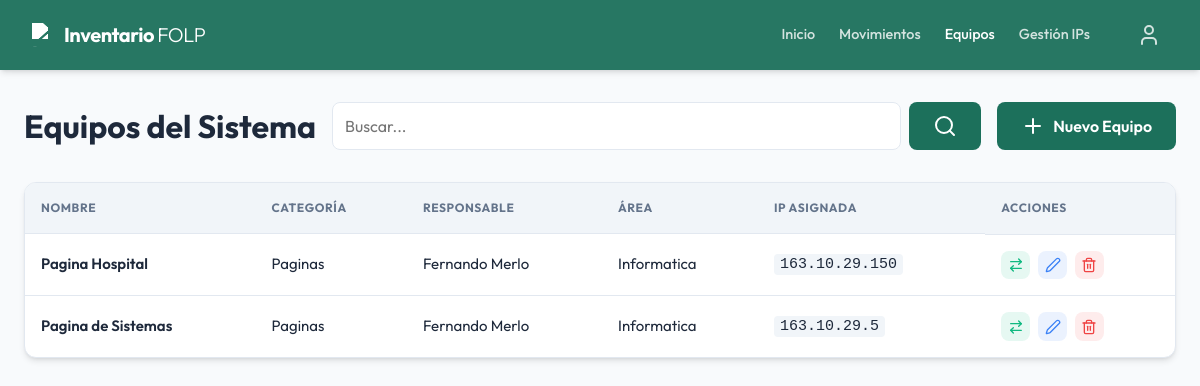
The page /activos/ (signed in) on the database as committed earlier.
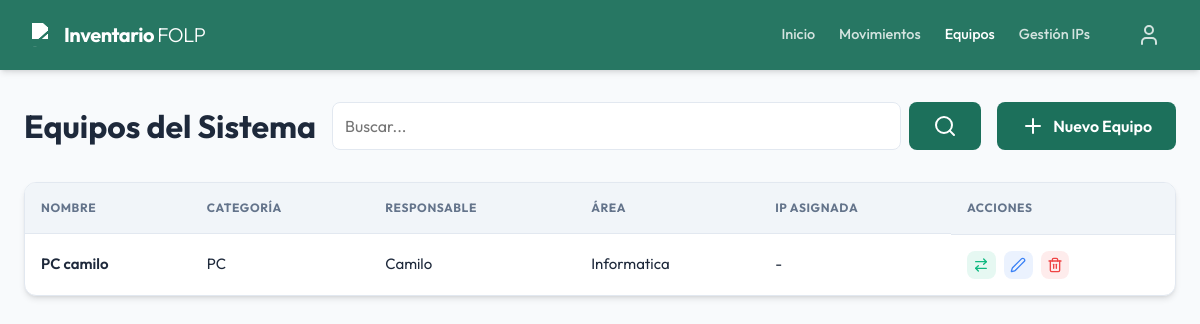
The same page on the database as committed later.
### inventario/models.py (models this page shows, shortened)
class Item(models.Model):
    CATEGORIES = [
        ('PC', 'PC'),
        ('Impresora', 'Impresora'),
        ('Notebook', 'Notebook'),
        ('Redes', 'Redes'),
        ('Otro', 'Otro'),
    ]
    nombre = models.CharField(max_length=200)
    categoria = models.CharField(max_length=50, choices=CATEGORIES, default='Hardware')
    descripcion = models.TextField(blank=True, null=True)
    responsable = models.ForeignKey(Persona, on_delete=models.SET_NULL, null=True, blank=True, verbose_name="Responsable")
    responsable_otro = models.CharField(max_length=200, blank=True, null=True, verbose_name="Nombre de responsable (Otro)")
    area = models.ForeignKey(Area, on_delete=models.SET_NULL, null=True, blank=True, verbose_name="Área")
    class Meta:
        verbose_name = "Ítem"
        verbose_name_plural = "Ítems"

class Persona(models.Model):
    nombre_completo = models.CharField(max_length=200)
    rol = models.CharField(max_length=100, blank=True, null=True)
    class Meta:
        verbose_name = "Persona"
        verbose_name_plural = "Personas"

class Area(models.Model):
    nombre = models.CharField(max_length=100, verbose_name="Nombre del Área")
    class Meta:
        verbose_name = "Área"
        verbose_name_plural = "Áreas"

### gestion_ips/models.py (models this page shows, shortened)
class DireccionIP(models.Model):
    ESTADOS = [
        ('ACTIVA', 'Activa'),
        ('INACTIVA', 'Inactiva'),
        ('RESERVADA', 'Reservada'),
    ]
    direccion_ip = models.GenericIPAddressField(unique=True, verbose_name="Dirección IP")
    area = models.ForeignKey(Area, on_delete=models.SET_NULL, null=True, blank=True, verbose_name="Área Asignada", related_name="ips")
    dispositivo = models.OneToOneField(Item, on_delete=models.SET_NULL, null=True, blank=True, verbose_name="Dispositivo / Máquina Asignada", related_name="ip_asignada")
    descripcion = models.CharField(max_length=200, blank=True, null=True, verbose_name="Descripción / Equipo")
    estado = models.CharField(max_length=20, choices=ESTADOS, default='ACTIVA', verbose_name="Estado")
    fecha_actualizacion = models.DateTimeField(auto_now=True, verbose_name="Última actualización")
    class Meta:
        verbose_name = "Dirección IP"
        verbose_name_plural = "Direcciones IP"
        ordering = ['direccion_ip']

### inventario/views.py (the view)
# urls.py: path('activos/', views.ItemListView.as_view(), name='item_list'),
class ItemListView(LoginRequiredMixin, ListView):
    model = Item
    template_name = 'inventario/item_list.html'
    context_object_name = 'items'
    def get_queryset(self):
        queryset = super().get_queryset()
        query = self.request.GET.get('q')
        if query:
            queryset = queryset.filter(
                Q(nombre__icontains=query) |
                Q(codigo_patrimonial__icontains=query) |
                Q(categoria__icontains=query)
            )
        return queryset

### templates/inventario/item_list.html
{% extends 'base.html' %}
{% block content %}
<div class="page-header">
    <h1>Equipos del Sistema</h1>
    <form method="get" style="display: flex; gap: 0.5rem; flex: 1;">
        <input type="text" name="q" placeholder="Buscar..." value="{{ request.GET.q }}">
        <button type="submit" class="btn btn-primary">
            <i data-lucide="search"></i>
        </button>
    </form>
    <a href="{% url 'item_create' %}" class="btn btn-primary"
        style="display: inline-flex; align-items: center; gap: 0.5rem;">
        <i data-lucide="plus"></i> Nuevo Equipo
    </a>
</div>
<div class="table-container">
    <table>
        <thead>
            <tr>
                <th>Nombre</th>
                <th>Categoría</th>
                <th>Responsable</th>
                <th>Área</th>
                <th>IP Asignada</th>
                <th>Acciones</th>
            </tr>
        </thead>
        <tbody>
            {% for item in items %}
            <tr>
                <td style="font-weight: 600">{{ item.nombre }}</td>
                <td>{{ item.categoria }}</td>
                <td>
                    {% if item.responsable %}
                        {{ item.responsable.nombre_completo }}
                    {% elif item.responsable_otro %}
                        {{ item.responsable_otro }}
                    {% else %}
                        -
                    {% endif %}
                </td>
                <td>{{ item.area.nombre|default:"-" }}</td>
                <td>
                    {% if item.ip_asignada %}
                    <code
                        style="background: #f1f5f9; padding: 2px 6px; border-radius: 4px;">{{ item.ip_asignada.direccion_ip }}</code>
                    {% else %}
                    -
                    {% endif %}
                </td>
                <td style="display: flex; gap: 0.5rem; align-items: center;">
                    <a href="{% url 'transaction_create' %}?item={{ item.id }}" class="btn"
                        style="padding: 0.4rem; background: rgba(16, 185, 129, 0.1); color: #10b981; font-size: 0.8rem;"
                        title="Registrar Movimiento">
                        <i data-lucide="arrow-right-left" style="width: 16px; height: 16px;"></i>
                    </a>
                    <a href="{% url 'item_update' item.pk %}" class="btn"
                        style="padding: 0.4rem; background: rgba(59, 130, 246, 0.1); color: #3b82f6;" title="Editar">
                        <i data-lucide="edit-2" style="width: 16px; height: 16px;"></i>
                    </a>
                    <a href="{% url 'item_delete' item.pk %}" class="btn"
                        style="padding: 0.4rem; background: rgba(239, 68, 68, 0.1); color: #ef4444;" title="Eliminar">
                        <i data-lucide="trash-2" style="width: 16px; height: 16px;"></i>
                    </a>
                </td>
            </tr>
            {% empty %}
            <tr>
                <td colspan="7" style="text-align: center; padding: 2rem; color: var(--text-muted)">No se encontraron equipos</td>
            </tr>
            {% endfor %}
        </tbody>
    </table>
</div>
{% endblock %}

Rows that differ between the two databases and show on the page:
removed Item: nombre "Pagina Hospital", categoria "Paginas", responsable.nombre_completo "Fernando Merlo", area.nombre "Informatica", ip_asignada.direccion_ip "163.10.29.150"
removed Item: nombre "Pagina de Sistemas", categoria "Paginas", responsable.nombre_completo "Fernando Merlo", area.nombre "Informatica", ip_asignada.direccion_ip "163.10.29.5"
added Item: nombre "PC camilo", categoria "PC", responsable.nombre_completo "Camilo", area.nombre "Informatica"
